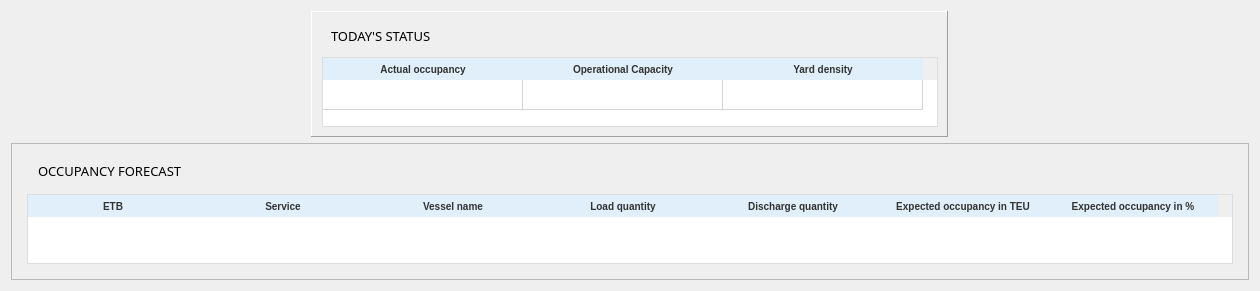
                   <widget class="QWidget" name="reportsPage">
                    <property name="styleSheet">
                     <string notr="true">            QTableWidget {
                background-color: #FFFFFF;
                border: 1px solid #DDDDDD;
                font-size: 10px;
                font-family: 'Segoe UI', Tahoma, Geneva, Verdana, sans-serif;
            }
            QHeaderView::section {
                background-color: #E0EFF9;
                color: #333333;
                padding: 2px;
                border: none;
                font-size: 10px;
                font-weight: bold;
            }
                                       
            QTableWidget::item {
                padding: 4px;
            }
QTableWidget::item:selected {
    background-color: #E3F7EB;

}
          </string>
                    </property>
                    <layout class="QVBoxLayout" name="verticalLayout_4">
                     <item alignment="Qt::AlignHCenter">
                      <widget class="QFrame" name="frame_5">
                       <property name="maximumSize">
                        <size>
                         <width>16777215</width>
                         <height>130</height>
                        </size>
                       </property>
                       <property name="frameShape">
                        <enum>QFrame::Panel</enum>
                       </property>
                       <property name="frameShadow">
                        <enum>QFrame::Raised</enum>
                       </property>
                       <property name="lineWidth">
                        <number>1</number>
                       </property>
                       <property name="midLineWidth">
                        <number>3</number>
                       </property>
                       <layout class="QVBoxLayout" name="verticalLayout_19">
                        <property name="leftMargin">
                         <number>10</number>
                        </property>
                        <item>
                         <widget class="QLabel" name="label_2">
                          <property name="font">
                           <font>
                            <family>Arial Rounded MT Bold</family>
                            <pointsize>10</pointsize>
                            <weight>50</weight>
                            <bold>false</bold>
                           </font>
                          </property>
                          <property name="styleSheet">
                           <string notr="true">padding: 6px;</string>
                          </property>
                          <property name="text">
                           <string>TODAY'S STATUS</string>
                          </property>
                         </widget>
                        </item>
                        <item alignment="Qt::AlignHCenter">
                         <widget class="QTableWidget" name="tableWidget_2">
                          <property name="maximumSize">
                           <size>
                            <width>16777215</width>
                            <height>70</height>
                           </size>
                          </property>
                          <property name="styleSheet">
                           <string notr="true"/>
                          </property>
                          <property name="frameShape">
                           <enum>QFrame::NoFrame</enum>
                          </property>
                          <property name="frameShadow">
                           <enum>QFrame::Raised</enum>
                          </property>
                          <property name="lineWidth">
                           <number>0</number>
                          </property>
                          <property name="midLineWidth">
                           <number>2</number>
                          </property>
                          <property name="horizontalScrollBarPolicy">
                           <enum>Qt::ScrollBarAlwaysOff</enum>
                          </property>
                          <property name="sizeAdjustPolicy">
                           <enum>QAbstractScrollArea::AdjustToContents</enum>
                          </property>
                          <property name="editTriggers">
                           <set>QAbstractItemView::CurrentChanged|QAbstractItemView::DoubleClicked|QAbstractItemView::EditKeyPressed|QAbstractItemView::SelectedClicked</set>
                          </property>
                          <property name="dragDropOverwriteMode">
                           <bool>false</bool>
                          </property>
                          <property name="alternatingRowColors">
                           <bool>true</bool>
                          </property>
                          <property name="selectionMode">
                           <enum>QAbstractItemView::SingleSelection</enum>
                          </property>
                          <property name="selectionBehavior">
                           <enum>QAbstractItemView::SelectColumns</enum>
                          </property>
                          <property name="rowCount">
                           <number>1</number>
                          </property>
                          <attribute name="horizontalHeaderDefaultSectionSize">
                           <number>200</number>
                          </attribute>
                          <attribute name="horizontalHeaderMinimumSectionSize">
                           <number>30</number>
                          </attribute>
                          <attribute name="verticalHeaderVisible">
                           <bool>false</bool>
                          </attribute>
                          <row/>
                          <column>
                           <property name="text">
                            <string>Actual occupancy</string>
                           </property>
                          </column>
                          <column>
                           <property name="text">
                            <string>Operational Capacity</string>
                           </property>
                          </column>
                          <column>
                           <property name="text">
                            <string>Yard density</string>
                           </property>
                          </column>
                         </widget>
                        </item>
                       </layout>
                      </widget>
                     </item>
                     <item alignment="Qt::AlignHCenter">
                      <widget class="QFrame" name="frame_6">
                       <property name="frameShape">
                        <enum>QFrame::StyledPanel</enum>
                       </property>
                       <property name="frameShadow">
                        <enum>QFrame::Raised</enum>
                       </property>
                       <property name="lineWidth">
                        <number>2</number>
                       </property>
                       <property name="midLineWidth">
                        <number>3</number>
                       </property>
                       <layout class="QVBoxLayout" name="verticalLayout_20">
                        <property name="spacing">
                         <number>6</number>
                        </property>
                        <property name="leftMargin">
                         <number>15</number>
                        </property>
                        <property name="topMargin">
                         <number>10</number>
                        </property>
                        <property name="rightMargin">
                         <number>15</number>
                        </property>
                        <property name="bottomMargin">
                         <number>15</number>
                        </property>
                        <item>
                         <widget class="QLabel" name="label_4">
                          <property name="font">
                           <font>
                            <family>Arial Rounded MT Bold</family>
                            <pointsize>10</pointsize>
                           </font>
                          </property>
                          <property name="styleSheet">
                           <string notr="true">padding: 8px;</string>
                          </property>
                          <property name="text">
                           <string>OCCUPANCY FORECAST</string>
                          </property>
                         </widget>
                        </item>
                        <item>
                         <widget class="QTableWidget" name="tableWidget">
                          <property name="sizePolicy">
                           <sizepolicy hsizetype="Expanding" vsizetype="Expanding">
                            <horstretch>40</horstretch>
                            <verstretch>0</verstretch>
                           </sizepolicy>
                          </property>
                          <property name="palette">
                           <palette>
                            <active>
                             <colorrole role="Button">
                              <brush brushstyle="SolidPattern">
                               <color alpha="255">
                                <red>255</red>
                                <green>255</green>
                                <blue>255</blue>
                               </color>
                              </brush>
                             </colorrole>
                             <colorrole role="Base">
                              <brush brushstyle="SolidPattern">
                               <color alpha="255">
                                <red>255</red>
                                <green>255</green>
                                <blue>255</blue>
                               </color>
                              </brush>
                             </colorrole>
                             <colorrole role="Window">
                              <brush brushstyle="SolidPattern">
                               <color alpha="255">
                                <red>255</red>
                                <green>255</green>
                                <blue>255</blue>
                               </color>
                              </brush>
                             </colorrole>
                            </active>
                            <inactive>
                             <colorrole role="Button">
                              <brush brushstyle="SolidPattern">
                               <color alpha="255">
                                <red>255</red>
                                <green>255</green>
                                <blue>255</blue>
                               </color>
                              </brush>
                             </colorrole>
                             <colorrole role="Base">
                              <brush brushstyle="SolidPattern">
                               <color alpha="255">
                                <red>255</red>
                                <green>255</green>
                                <blue>255</blue>
                               </color>
                              </brush>
                             </colorrole>
                             <colorrole role="Window">
                              <brush brushstyle="SolidPattern">
                               <color alpha="255">
                                <red>255</red>
                                <green>255</green>
                                <blue>255</blue>
                               </color>
                              </brush>
                             </colorrole>
                            </inactive>
                            <disabled>
                             <colorrole role="Button">
                              <brush brushstyle="SolidPattern">
                               <color alpha="255">
                                <red>255</red>
                                <green>255</green>
                                <blue>255</blue>
                               </color>
                              </brush>
                             </colorrole>
                             <colorrole role="Base">
                              <brush brushstyle="SolidPattern">
                               <color alpha="255">
                                <red>255</red>
                                <green>255</green>
                                <blue>255</blue>
                               </color>
                              </brush>
                             </colorrole>
                             <colorrole role="Window">
                              <brush brushstyle="SolidPattern">
                               <color alpha="255">
                                <red>255</red>
                                <green>255</green>
                                <blue>255</blue>
                               </color>
                              </brush>
                             </colorrole>
                            </disabled>
                           </palette>
                          </property>
                          <property name="font">
                           <font>
                            <family>Segoe UI,Tahoma,Geneva,Verdana,sans-serif</family>
                            <pointsize>-1</pointsize>
                           </font>
                          </property>
                          <property name="styleSheet">
                           <string notr="true"/>
                          </property>
                          <property name="frameShape">
                           <enum>QFrame::Box</enum>
                          </property>
                          <property name="frameShadow">
                           <enum>QFrame::Sunken</enum>
                          </property>
                          <property name="lineWidth">
                           <number>2</number>
                          </property>
                          <property name="midLineWidth">
                           <number>2</number>
                          </property>
                          <property name="horizontalScrollBarPolicy">
                           <enum>Qt::ScrollBarAlwaysOff</enum>
                          </property>
                          <property name="sizeAdjustPolicy">
                           <enum>QAbstractScrollArea::AdjustToContents</enum>
                          </property>
                          <property name="autoScrollMargin">
                           <number>20</number>
                          </property>
                          <property name="editTriggers">
                           <set>QAbstractItemView::NoEditTriggers</set>
                          </property>
                          <property name="alternatingRowColors">
                           <bool>true</bool>
                          </property>
                          <property name="selectionMode">
                           <enum>QAbstractItemView::SingleSelection</enum>
                          </property>
                          <property name="selectionBehavior">
                           <enum>QAbstractItemView::SelectRows</enum>
                          </property>
                          <property name="showGrid">
                           <bool>true</bool>
                          </property>
                          <property name="gridStyle">
                           <enum>Qt::SolidLine</enum>
                          </property>
                          <property name="sortingEnabled">
                           <bool>true</bool>
                          </property>
                          <property name="wordWrap">
                           <bool>false</bool>
                          </property>
                          <attribute name="horizontalHeaderCascadingSectionResizes">
                           <bool>false</bool>
                          </attribute>
                          <attribute name="horizontalHeaderDefaultSectionSize">
                           <number>170</number>
                          </attribute>
                          <attribute name="horizontalHeaderHighlightSections">
                           <bool>true</bool>
                          </attribute>
                          <attribute name="horizontalHeaderMinimumSectionSize">
                           <number>30</number>
                          </attribute>
                          <attribute name="horizontalHeaderShowSortIndicator" stdset="0">
                           <bool>true</bool>
                          </attribute>
                          <attribute name="horizontalHeaderStretchLastSection">
                           <bool>false</bool>
                          </attribute>
                          <attribute name="verticalHeaderVisible">
                           <bool>false</bool>
                          </attribute>
                          <attribute name="verticalHeaderCascadingSectionResizes">
                           <bool>false</bool>
                          </attribute>
                          <attribute name="verticalHeaderShowSortIndicator" stdset="0">
                           <bool>false</bool>
                          </attribute>
                          <column>
                           <property name="text">
                            <string>ETB</string>
                           </property>
                          </column>
                          <column>
                           <property name="text">
                            <string>Service</string>
                           </property>
                          </column>
                          <column>
                           <property name="text">
                            <string>Vessel name</string>
                           </property>
                          </column>
                          <column>
                           <property name="text">
                            <string>Load quantity</string>
                           </property>
                          </column>
                          <column>
                           <property name="text">
                            <string>Discharge quantity</string>
                           </property>
                          </column>
                          <column>
                           <property name="text">
                            <string>Expected occupancy in TEU</string>
                           </property>
                          </column>
                          <column>
                           <property name="text">
                            <string>Expected occupancy in %</string>
                           </property>
                          </column>
                         </widget>
                        </item>
                       </layout>
                      </widget>
                     </item>
                    </layout>
                   </widget>
